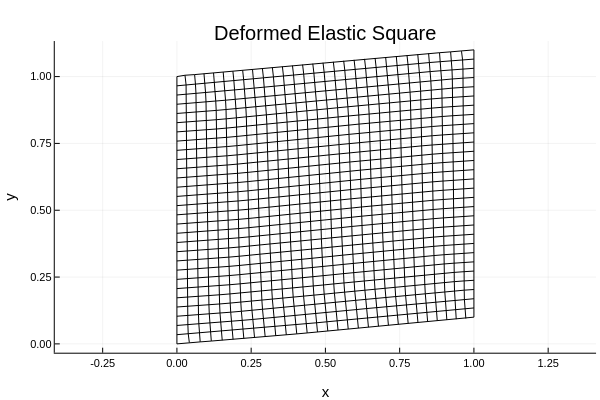

Write notebook code for a chart like this one.
### Code cell
# Transpose for plotting consistency
a1p = a1sol'
a2p = a2sol'

# Build coordinate matrices
X = [xi for yi in y, xi in x]
Y = [yi for yi in y, xi in x]

# Deformed coordinates
Xd = X .+ a1p
Yd = Y .+ a2p

# Plot deformed grid
p1 = plot()

# horizontal lines
for i in 1:p.Ny
    plot!(Xd[i, :], Yd[i, :], color=:black, lw=1)
end

# vertical lines
for j in 1:p.Nx
    plot!(Xd[:, j], Yd[:, j], color=:black, lw=1)
end

plot!(
    aspect_ratio = 1,
    xlabel = "x",
    ylabel = "y",
    legend = false,
    title = "Deformed Elastic Square"
)
